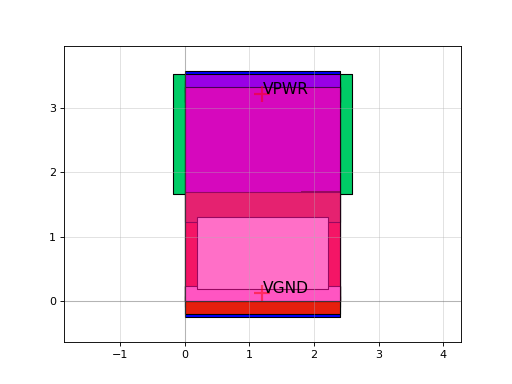

Python code for this plot:
import sky130

c = sky130.components.sky130_fd_sc_hs__buf_2()
c.plot()
